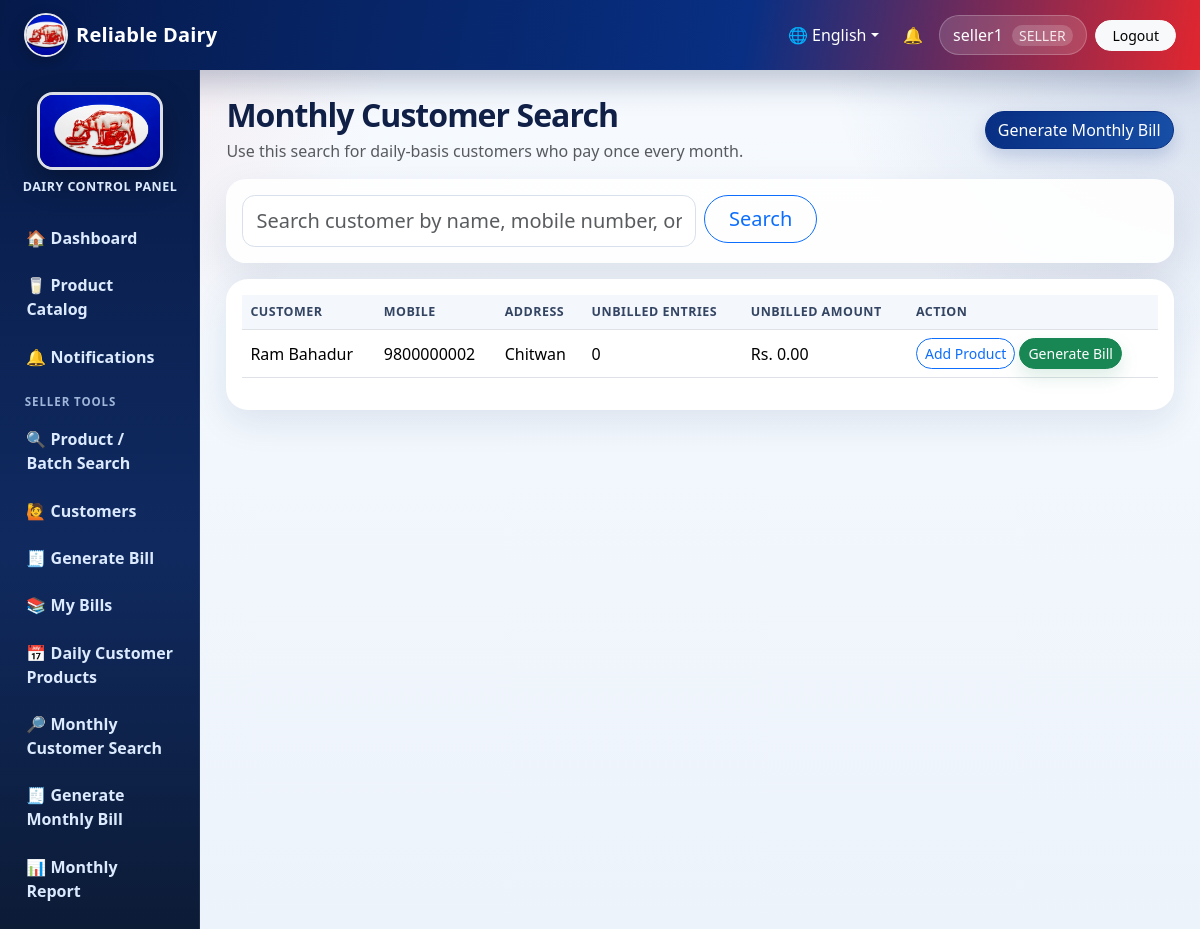
Screenshot of /monthly-customers/ (signed in) with the database file from the repository.
### core/models.py (models this page shows, shortened)
class DairyProfile(models.Model):
    name = models.CharField(max_length=150, default='Reliable Dairy')
    address = models.CharField(max_length=255, blank=True)
    pan_number = models.CharField(max_length=50, blank=True)
    contact_number = models.CharField(max_length=30, blank=True)
    email = models.EmailField(blank=True)
    logo_url = models.URLField(blank=True, help_text='Optional URL/path to logo')
    bill_header = models.CharField(max_length=255, blank=True)
    bill_footer = models.CharField(max_length=255, blank=True)
    terms_conditions = models.TextField(blank=True)
    updated_at = models.DateTimeField(auto_now=True)
    @classmethod
    def get_solo(cls):
        obj, _ = cls.objects.get_or_create(pk=1)
        return obj

class UserProfile(models.Model):
    user = models.OneToOneField(User, on_delete=models.CASCADE, related_name='profile')
    role = models.CharField(max_length=20, choices=Role.choices, default=Role.CUSTOMER)
    phone = models.CharField(max_length=30, blank=True)
    address = models.CharField(max_length=255, blank=True)

class Customer(models.Model):
    class Type(models.TextChoices):
        REGULAR = 'REGULAR', 'Regular'
        WALK_IN = 'WALK_IN', 'Walk-in'
    class Status(models.TextChoices):
        ACTIVE = 'ACTIVE', 'Active'
        INACTIVE = 'INACTIVE', 'Inactive'
    user = models.OneToOneField(User, on_delete=models.SET_NULL, blank=True, null=True, related_name='customer_record')
    name = models.CharField(max_length=150)
    mobile_number = models.CharField(max_length=30, unique=True)
    address = models.CharField(max_length=255, blank=True)
    email = models.EmailField(blank=True)
    customer_type = models.CharField(max_length=20, choices=Type.choices, default=Type.REGULAR)
    status = models.CharField(max_length=20, choices=Status.choices, default=Status.ACTIVE)
    created_at = models.DateTimeField(auto_now_add=True)
    class Meta:
        ordering = ['name']

### core/views.py (the view)
# urls.py: path('monthly-customers/', views.monthly_customer_search, name='monthly_customer_search'),
@role_required(Role.ADMIN, Role.SELLER)
def monthly_customer_search(request):
    query = request.GET.get('q', '').strip()
    customers = Customer.objects.filter(status=Customer.Status.ACTIVE, customer_type=Customer.Type.REGULAR)
    if query:
        customers = customers.filter(Q(name__icontains=query) | Q(mobile_number__icontains=query) | Q(address__icontains=query))
    rows = []
    for customer in customers[:200]:
        qs = DailyCustomerProductEntry.objects.filter(customer=customer, billed=False)
        if get_role(request.user) == Role.SELLER:
            qs = qs.filter(seller=request.user)
        total = qs.aggregate(total=Sum('amount'), count=Count('id'))
        rows.append({'customer': customer, 'unbilled_total': total['total'] or Decimal('0.00'), 'unbilled_count': total['count'] or 0})
    return render(request, 'core/monthly_customer_search.html', {'rows': rows, 'query': query})

### core/templates/core/monthly_customer_search.html
{% extends 'core/base.html' %}
{% block content %}
<div class="d-flex flex-wrap justify-content-between align-items-center gap-2 mb-3">
    <div><h2 class="mb-1">Monthly Customer Search</h2><p class="text-muted mb-0">Use this search for daily-basis customers who pay once every month.</p></div>
    <a class="btn btn-primary rounded-pill" href="{% url 'monthly_bill_create' %}">Generate Monthly Bill</a>
</div>
<form class="card card-stat mb-3"><div class="card-body"><div class="row g-2"><div class="col-md-6"><input class="form-control form-control-lg" name="q" value="{{ query }}" placeholder="Search customer by name, mobile number, or address"></div><div class="col-md-auto"><button class="btn btn-outline-primary btn-lg rounded-pill px-4">Search</button></div></div></div></form>
<div class="card daily-entry-card"><div class="card-body table-responsive">
<table class="table table-hover align-middle"><thead><tr><th>Customer</th><th>Mobile</th><th>Address</th><th>Unbilled Entries</th><th>Unbilled Amount</th><th>Action</th></tr></thead><tbody>
{% for row in rows %}<tr><td>{{ row.customer.name }}</td><td>{{ row.customer.mobile_number }}</td><td>{{ row.customer.address|default:'-' }}</td><td>{{ row.unbilled_count }}</td><td>Rs. {{ row.unbilled_total }}</td><td><a class="btn btn-sm btn-outline-primary rounded-pill" href="{% url 'daily_customer_entry_create' %}?customer={{ row.customer.pk }}">Add Product</a> <a class="btn btn-sm btn-success rounded-pill" href="{% url 'monthly_bill_create' %}?customer={{ row.customer.pk }}">Generate Bill</a></td></tr>{% empty %}<tr><td colspan="6">No regular customers found.</td></tr>{% endfor %}
</tbody></table>
</div></div>
{% endblock %}

### core/templates/core/base.html (shortened to what this page needs)
{% load static %}
<!doctype html>
<html lang="{{ current_language|default:'en' }}">
<head>
    <link href="https://cdn.jsdelivr.net/npm/bootstrap@5.3.3/dist/css/bootstrap.min.css" rel="stylesheet">
    <link href="{% static 'css/app.css' %}" rel="stylesheet">
</head>
<body>
<nav class="navbar navbar-expand-lg app-navbar no-print">
    <div class="container-fluid px-3 px-lg-4">
        <a class="navbar-brand d-flex align-items-center gap-2" href="{% url 'dashboard' %}">
            <img src="{{ site_logo_url }}" alt="Logo" class="brand-logo">
            <span>{{ dairy_profile.name|default:'Dairy Management System' }}</span>
        </a>
        <div class="collapse navbar-collapse" id="topNav">
            <ul class="navbar-nav ms-auto align-items-lg-center gap-lg-2">
                <li class="nav-item dropdown">
                    <a class="nav-link dropdown-toggle text-white" href="#" role="button" data-bs-toggle="dropdown">🌐 {% if current_language == 'ne' %}नेपाली{% else %}English{% endif %}</a>
                </li>
                {% if user.is_authenticated %}
                    <li class="nav-item"><a class="nav-link text-white position-relative" href="{% url 'notifications' %}">🔔 </a></li>
                    <li class="nav-item"><span class="nav-link user-pill">{{ user.username }} {% if current_role %}<small>{{ current_role }}</small>{% endif %}</span></li>
                    <li class="nav-item"><a class="btn btn-light btn-sm rounded-pill px-3" href="{% url 'logout' %}">{{ L.logout }}</a></li>
                {% endif %}
            </ul>
        </div>
    </div>
</nav>
<div class="container-fluid page-shell">
    <div class="row g-0">
        {% if user.is_authenticated %}
        <aside class="col-md-3 col-lg-2 sidebar no-print">
            <div class="sidebar-logo text-center">
                <img src="{{ bill_logo_url }}" alt="Dairy Logo" class="sidebar-image">
                <div class="sidebar-title">Dairy Control Panel</div>
            </div>
            <a href="{% url 'dashboard' %}">🏠 {{ L.dashboard }}</a>
            <a href="{% url 'product_catalog' %}">🥛 {{ L.product_catalog }}</a>
            <a href="{% url 'notifications' %}">🔔 {{ L.notifications }} {% if unread_notifications %}<span class="badge bg-danger ms-1">{{ unread_notifications }}</span>{% endif %}</a>
            {% if current_role == Role.ADMIN %}
                <div class="sidebar-section">{{ L.administration }}</div>
                <a href="{% url 'dairy_profile' %}">🏢 {{ L.dairy_profile }}</a>
                <a href="{% url 'user_list' %}">👥 {{ L.users }}</a>
                <a href="{% url 'shop_list' %}">🏬 {{ L.shops }}</a>
                <a href="{% url 'unit_list' %}">⚖️ {{ L.units }}</a>
                <a href="{% url 'product_list' %}">🥛 {{ L.products }}</a>
                <a href="{% url 'receiving_list' %}">📦 {{ L.daily_receiving }}</a>
                <a href="{% url 'customer_list' %}">🙋 {{ L.customers }}</a>
                <a href="{% url 'payment_list' %}">💳 {{ L.payments }}</a>
                <a href="{% url 'fiscal_year_list' %}">📅 Fiscal Years</a>
                <a href="{% url 'bill_template_list' %}">🧾 {{ L.bill_format }}</a>
                <a href="{% url 'system_settings' %}">⚙️ {{ L.system_settings }}</a>
                <div class="sidebar-section">{{ L.sales_reports }}</div>
                <a href="{% url 'sale_list' %}">🧾 {{ L.bills_sales }}</a>
                <a href="{% url 'daily_customer_entries' %}">📅 Daily Customer Products</a>
                <a href="{% url 'monthly_customer_search' %}">🔎 Monthly Customer Search</a>
                <a href="{% url 'monthly_bill_create' %}">🧾 Generate Monthly Bill</a>
                <a href="{% url 'mis_reports' %}">📊 {{ L.mis_reports }}</a>
                <a href="{% url 'sales_report' %}">📈 {{ L.sales_report }}</a>
                <a href="{% url 'stock_report' %}">📦 {{ L.stock_report }}</a>
                <a href="{% url 'audit_logs' %}">🕘 {{ L.activity_logs }}</a>
                <a href="{% url 'backup_restore' %}">💾 {{ L.backup_restore }}</a>
            {% elif current_role == Role.SELLER %}
                <div class="sidebar-section">{{ L.seller_tools }}</div>
                <a href="{% url 'batch_search' %}">🔍 {{ L.product_search }}</a>
                <a href="{% url 'customer_list' %}">🙋 {{ L.customers }}</a>
                <a href="{% url 'sale_create' %}">🧾 {{ L.generate_bill }}</a>
                <a href="{% url 'sale_list' %}">📚 {{ L.my_bills }}</a>
                <a href="{% url 'daily_customer_entries' %}">📅 Daily Customer Products</a>
                <a href="{% url 'monthly_customer_search' %}">🔎 Monthly Customer Search</a>
                <a href="{% url 'monthly_bill_create' %}">🧾 Generate Monthly Bill</a>
                <a href="{% url 'mis_reports' %}?type=monthly_sales">📊 Monthly Report</a>
            {% else %}
                <div class="sidebar-section">{{ L.customer }}</div>
                <a href="{% url 'customer_dashboard' %}">🧾 {{ L.my_profile_bills }}</a>
                <a href="{% url 'customer_profile' %}">🙋 {{ L.dairy_profile }}</a>
                <a href="{% url 'change_password' %}">🔐 {{ L.change_password }}</a>
            {% endif %}
        </aside>
        <main class="col-md-9 col-lg-10 main-content">
        {% else %}
        <main class="col-12 main-content login-main">
        {% endif %}
            {% block content %}{% endblock %}
        </main>
    </div>
</div>
</body>
</html>

### static/css/app.css (style rules this page uses)
:root { --nav-blue: #082f83; --nav-blue-2: #061a4a; --accent-red: #e1262f; --accent-red-dark: #b71924; --soft-blue: #eef5ff; --text-dark: #172033; --muted: #64748b; --card-shadow: 0 16px 40px rgba(15, 30, 65, .10); }
* { box-sizing: border-box; }
body { min-height: 100vh; background: radial-gradient(circle at top left, rgba(225,38,47,.10), transparent 25rem), radial-gradient(circle at top right, rgba(8,47,131,.16), transparent 24rem), linear-gradient(180deg, #f7fbff 0%, #edf3fb 100%); color: var(--text-dark); }
.app-navbar { background: linear-gradient(100deg, var(--nav-blue-2), var(--nav-blue) 62%, var(--accent-red)); box-shadow: 0 12px 32px rgba(6,26,74,.25); }
.navbar-brand { color: #fff !important; font-weight: 800; letter-spacing: .2px; }
.brand-logo { width: 44px; height: 44px; object-fit: cover; border-radius: 50%; border: 2px solid rgba(255,255,255,.9); box-shadow: 0 6px 16px rgba(0,0,0,.25); }
.user-pill { color: #fff !important; background: rgba(255,255,255,.14); border: 1px solid rgba(255,255,255,.22); border-radius: 999px; padding: .45rem .85rem !important; }
.user-pill small { opacity: .88; margin-left: .3rem; background: rgba(255,255,255,.20); padding: .08rem .45rem; border-radius: 999px; }
.page-shell { padding: 0; }
.sidebar { min-height: calc(100vh - 70px); background: linear-gradient(180deg, #071b48, #102a60 55%, #0c1b36); padding: 1rem .7rem; position: sticky; top: 0; overflow-y: auto; box-shadow: inset -1px 0 0 rgba(255,255,255,.08); }
.sidebar-logo { padding: .35rem .35rem 1rem; }
.sidebar-image { width: 126px; height: 78px; object-fit: cover; border-radius: 1rem; border: 3px solid rgba(255,255,255,.86); box-shadow: 0 12px 30px rgba(0,0,0,.30); }
.sidebar-title { color: #dbeafe; font-size: .78rem; font-weight: 700; letter-spacing: .04em; margin-top: .55rem; text-transform: uppercase; }
.sidebar-section { color: #9fb5d9; font-size: .72rem; font-weight: 800; letter-spacing: .08em; padding: .75rem .85rem .25rem; text-transform: uppercase; }
.sidebar a { color: #dbeafe; display: block; padding: .66rem .85rem; text-decoration: none; border-radius: .8rem; margin: .14rem .1rem; font-weight: 650; transition: all .18s ease; }
.main-content { padding: 1.65rem; }
.page-title, h2 { font-weight: 850; letter-spacing: -.03em; color: #102047; }
.card-stat, .app-card { border: 0; border-radius: 1.25rem; background: rgba(255,255,255,.92); box-shadow: var(--card-shadow); overflow: hidden; }
.card-stat .card-body { position: relative; }
.table { --bs-table-bg: transparent; }
.table thead th { white-space: nowrap; color: #344563; font-size: .78rem; text-transform: uppercase; letter-spacing: .04em; background: #f4f7fb; }
.table tbody td { vertical-align: middle; }
.btn-primary { background: linear-gradient(90deg, var(--nav-blue), #174ea6); border-color: var(--nav-blue); box-shadow: 0 8px 18px rgba(8,47,131,.18); }
.btn-success { box-shadow: 0 8px 18px rgba(25,135,84,.15); }
.form-control, .form-select { border-radius: .8rem; border-color: #d7e0ec; padding: .62rem .82rem; }
.daily-entry-card { border:0;border-radius:22px;box-shadow:0 12px 35px rgba(15,47,95,.10) }

### rows the page displays
DairyProfile: name "Reliable Dairy"
UserProfile: role "SELLER"
Customer: customer.name "Ram Bahadur", customer.mobile_number "9800000002", customer.address "Chitwan", unbilled_count "0", unbilled_total "0.00"

### other values shown
{{ user.username }} "seller1"
{{ L.logout }} "Logout"
{{ L.dashboard }} "Dashboard"
{{ L.product_catalog }} "Product Catalog"
{{ L.notifications }} "Notifications"
{{ L.seller_tools }} "SELLER TOOLS"
{{ L.product_search }} "Product / Batch Search"
{{ L.customers }} "Customers"
{{ L.generate_bill }} "Generate Bill"
{{ L.my_bills }} "My Bills"
